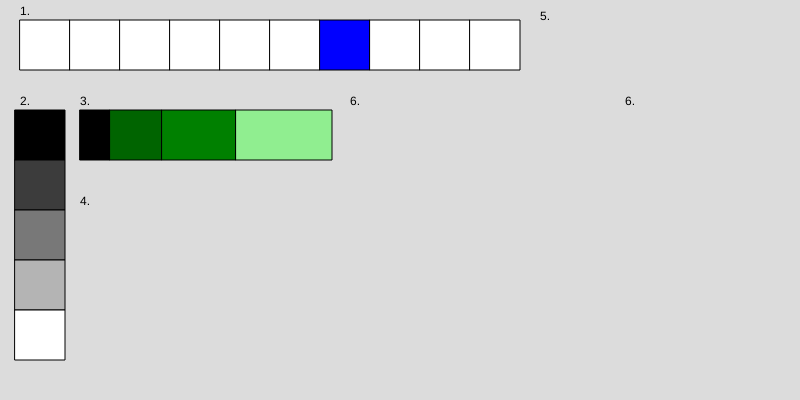
Frame 1 (no input)
Frame 60 (no input): identical to frame 1, image omitted
Frame 120 (the mouse pressed at the canvas centre since frame 60): identical to frame 1, image omitted

The p5.js sketch that drew this single still picture (run headless with seeded random() and noise() and a simulated clock; from frame 60 on, the mouse is pressed at the canvas centre):

// p5.js sketch
// ── sketch.js
let kleuren = []
let kleuren2 = [0,60,120,180,255]
let kleuren3 = ['black','darkgreen','green','lightgreen']
function setup() {
  createCanvas(800, 400);
  for (let index = 0; index < 10; index++) {
    kleuren.push('white')    
  }
  kleuren[6
  ]='blue';
}

function draw() {
  background(220);
  fill('black')
  text('6.',625,105);
  text('6.',350,105);
  text('5.',540,20);
  text('4.',80,205);
  text('3.',80,105);
  text('2.',20,105);
  text('1.',20,15);

    for(let Nummer1 = 0; Nummer1 < kleuren.length; Nummer1++){  
      fill(kleuren[Nummer1]);
      rect(Nummer1 * 50 +20,20,50,50);   
    }

    for(let Nummer2 = 0; Nummer2 < 5; Nummer2++){  
      fill(kleuren2[Nummer2]);
      rect(15,50 * Nummer2 +110 ,50,50);   
    }


    let x = 80;
    let width = 30;
      for(let Nummer3 = 0; Nummer3 < 4; Nummer3++){  
      fill(kleuren3[Nummer3])
      rect(x ,110,width,50); 
      x += width;
      width += 22;
      // rect(Nummer3 *80 +80 ,110,Nummer3* 30 + 20,50); 
        

 }

 
}
